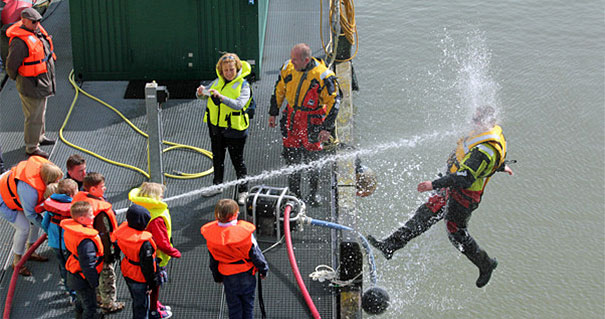
%> input picture 24/photo1.jpg, 605 x 319 px
$ octave SplitRGB.m   (GNU Octave 9; MATLAB toolbox functions it lacks are replaced by stand-ins)
%> lines starting %> are read from the running program, lines starting %| are printed output that depends on the picture
clear
clc
clf
% Read in original RGB image.
rgbImage = imread('photo1.jpg');
%> rgbImage is the input picture: size 319x605x3 uint8; mean R, G, B 118.4, 115.5, 111.1
% Extract color channels.
redChannel = rgbImage(:,:,1); % Red channel
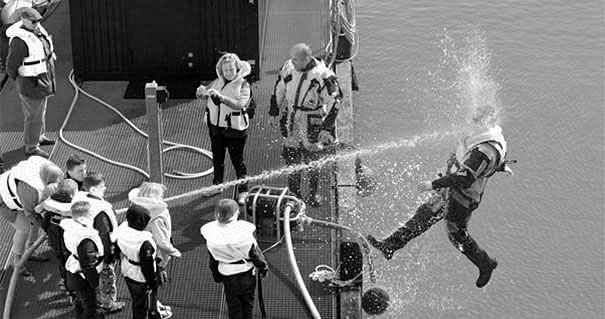
%> redChannel: size 319x605 uint8; min 0, max 255, mean 118.4
greenChannel = rgbImage(:,:,2); % Green channel
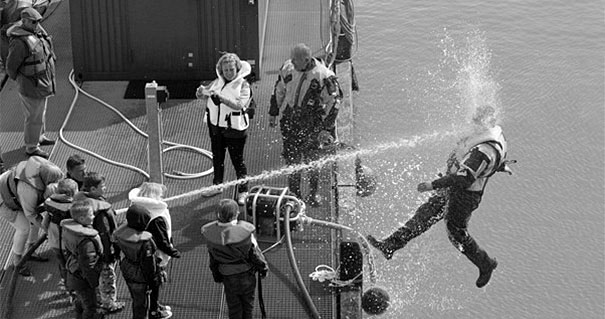
%> greenChannel: size 319x605 uint8; min 0, max 255, mean 115.5
blueChannel = rgbImage(:,:,3); % Blue channel
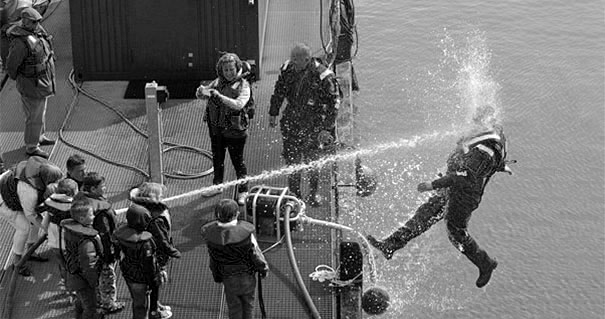
%> blueChannel: size 319x605 uint8; min 0, max 255, mean 111.1
% Create an all black channel.
allBlack = zeros(size(rgbImage, 1), size(rgbImage, 2), 'uint8');
% Create color versions of the individual color channels.
just_red = cat(3, redChannel, allBlack, allBlack);
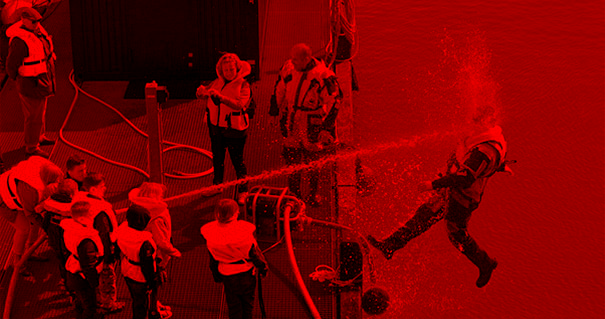
%> just_red: size 319x605x3 uint8; mean R, G, B 118.4, 0, 0
just_green = cat(3, allBlack, greenChannel, allBlack);
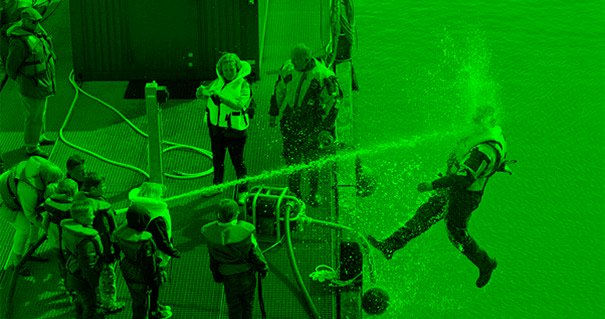
%> just_green: size 319x605x3 uint8; mean R, G, B 0, 115.5, 0
just_blue = cat(3, allBlack, allBlack, blueChannel);
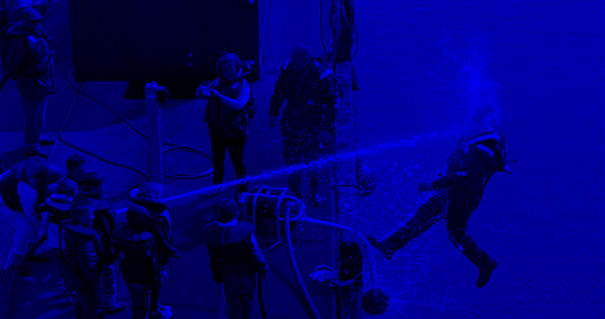
%> just_blue: size 319x605x3 uint8; mean R, G, B 0, 0, 111.1
% Recombine the individual color channels to create the original RGB image again.
recombinedRGBImage = cat(3, redChannel, greenChannel, blueChannel);
% Display them all.
subplot(3, 3, 2);
imshow(rgbImage);
fontSize = 20;
title('Original RGB Image', 'FontSize', fontSize)
subplot(3, 3, 4);
imshow(just_red);
title('Red Channel in Red', 'FontSize', fontSize)
subplot(3, 3, 5);
imshow(just_green)
title('Green Channel in Green', 'FontSize', fontSize)
subplot(3, 3, 6);
imshow(just_blue);
title('Blue Channel in Blue', 'FontSize', fontSize)
subplot(3, 3, 8);
imshow(recombinedRGBImage);
title('Recombined to Form Original RGB Image Again', 'FontSize', fontSize)
% Set up figure properties:
% Enlarge figure to full screen.
set(gcf, 'Units', 'Normalized', 'OuterPosition', [0, 0, 1, 1]);
% Get rid of tool bar and pulldown menus that are along top of figure.
set(gcf, 'Toolbar', 'none', 'Menu', 'none');
% Give a name to the title bar.
set(gcf, 'Name', 'Demo by ImageAnalyst', 'NumberTitle', 'Off')
